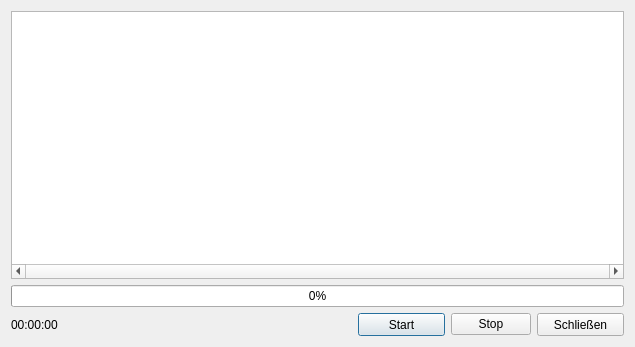
<?xml version="1.0" encoding="UTF-8"?>
<ui version="4.0">
 <class>ProgressDialog</class>
 <widget class="QDialog" name="ProgressDialog">
  <property name="windowModality">
   <enum>Qt::WindowModal</enum>
  </property>
  <property name="geometry">
   <rect>
    <x>0</x>
    <y>0</y>
    <width>635</width>
    <height>347</height>
   </rect>
  </property>
  <property name="minimumSize">
   <size>
    <width>410</width>
    <height>210</height>
   </size>
  </property>
  <property name="maximumSize">
   <size>
    <width>10000</width>
    <height>10000</height>
   </size>
  </property>
  <property name="windowTitle">
   <string>Fortschritt</string>
  </property>
  <property name="modal">
   <bool>true</bool>
  </property>
  <layout class="QVBoxLayout" name="verticalLayout_2">
   <item>
    <widget class="QTextEdit" name="log_edit">
     <property name="horizontalScrollBarPolicy">
      <enum>Qt::ScrollBarAlwaysOn</enum>
     </property>
     <property name="lineWrapMode">
      <enum>QTextEdit::NoWrap</enum>
     </property>
     <property name="readOnly">
      <bool>true</bool>
     </property>
    </widget>
   </item>
   <item>
    <widget class="QProgressBar" name="progress_bar">
     <property name="value">
      <number>0</number>
     </property>
    </widget>
   </item>
   <item>
    <layout class="QHBoxLayout" name="horizontalLayout">
     <item>
      <widget class="QLabel" name="elapsed_time_label">
       <property name="text">
        <string>00:00:00</string>
       </property>
      </widget>
     </item>
     <item>
      <spacer name="horizontalSpacer">
       <property name="orientation">
        <enum>Qt::Horizontal</enum>
       </property>
       <property name="sizeHint" stdset="0">
        <size>
         <width>40</width>
         <height>20</height>
        </size>
       </property>
      </spacer>
     </item>
     <item>
      <widget class="QPushButton" name="start_button">
       <property name="sizePolicy">
        <sizepolicy hsizetype="Minimum" vsizetype="Fixed">
         <horstretch>0</horstretch>
         <verstretch>0</verstretch>
        </sizepolicy>
       </property>
       <property name="minimumSize">
        <size>
         <width>87</width>
         <height>23</height>
        </size>
       </property>
       <property name="maximumSize">
        <size>
         <width>87</width>
         <height>23</height>
        </size>
       </property>
       <property name="text">
        <string>Start</string>
       </property>
      </widget>
     </item>
     <item>
      <widget class="QPushButton" name="stop_button">
       <property name="text">
        <string>Stop</string>
       </property>
      </widget>
     </item>
     <item>
      <widget class="QPushButton" name="close_button">
       <property name="minimumSize">
        <size>
         <width>87</width>
         <height>23</height>
        </size>
       </property>
       <property name="maximumSize">
        <size>
         <width>87</width>
         <height>23</height>
        </size>
       </property>
       <property name="text">
        <string>Schließen</string>
       </property>
      </widget>
     </item>
    </layout>
   </item>
  </layout>
 </widget>
 <resources/>
 <connections/>
</ui>
